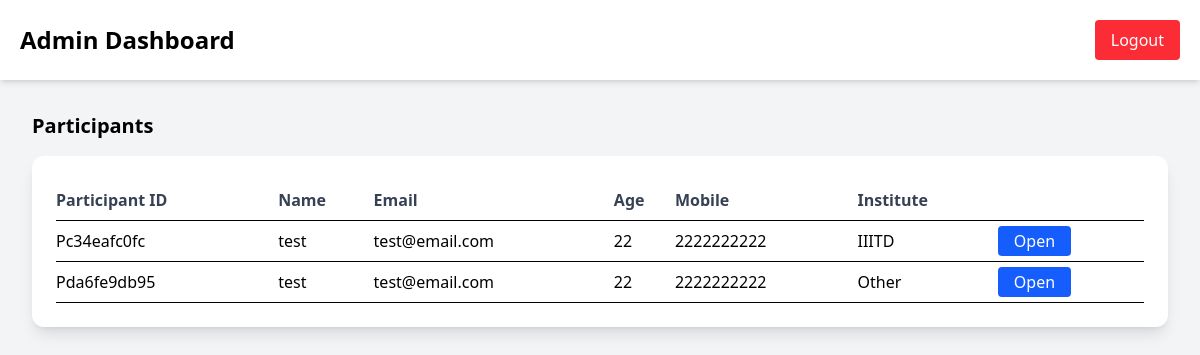
Page /admin/dashboard (signed in) on the earlier database version.
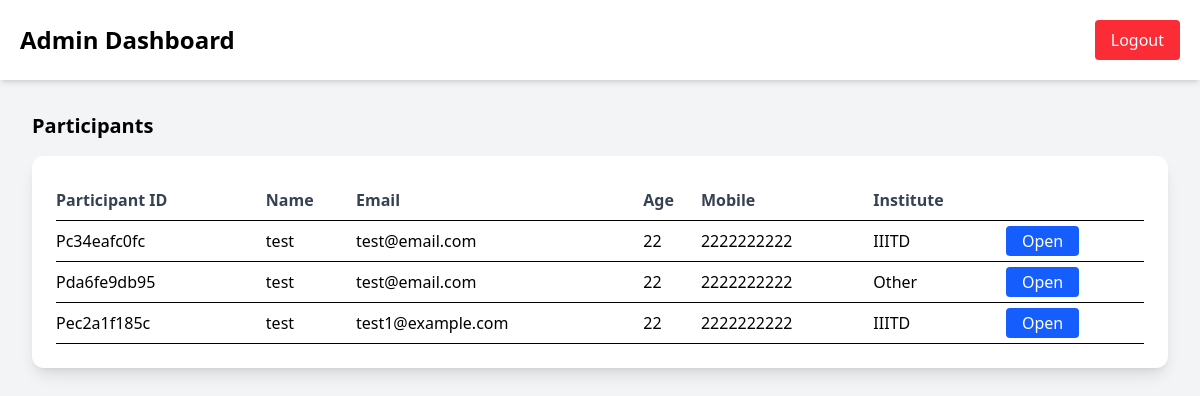
Same page on the later database version.
### tables this page shows
CREATE TABLE participants (
        id INTEGER PRIMARY KEY AUTOINCREMENT,
        participant_id TEXT UNIQUE NOT NULL,
        name TEXT,
        email TEXT,
        age INTEGER,
        mobile TEXT,
        institution TEXT,        -- IIITD / Other
        batch TEXT,
        branch TEXT,
        roll_number TEXT,
        other_institution TEXT   -- when institution = Other
        );

### admin_routes.py (the view)
@admin_bp.route("/admin/dashboard")
@admin_required
def admin_dashboard():
    conn = get_db_connection()
    cur = conn.cursor()
    cur.execute("SELECT participant_id, name, email, age, mobile, institution FROM participants")
    participants = cur.fetchall()
    conn.close()
    return render_template("admin_dashboard.html", participants=participants)

### admin_routes.py (called while the page is built)
def admin_required(f):
    from functools import wraps
    @wraps(f)
    def secured(*args, **kwargs):
        if "admin_logged_in" not in session:
            return redirect(url_for("admin.admin_login"))
        return f(*args, **kwargs)
    return secured

### database.py (called while the page is built)
def get_db_connection():
    return sqlite3.connect(DB_PATH)

### templates/admin_dashboard.html (shortened to what this page needs)
<!DOCTYPE html>
<html lang="en">
<head>
    <link rel="stylesheet" href="{{ url_for('static', filename='css/output.css') }}">
</head>
<body class="bg-gray-100 min-h-screen">
    <header class="bg-white shadow-md p-5 flex justify-between items-center">
        <h1 class="text-2xl font-bold">Admin Dashboard</h1>
        <a href="/admin/logout"
           class="bg-red-500 text-white px-4 py-2 rounded hover:bg-red-600">
           Logout
        </a>
    </header>
    <main class="p-8">
        <h2 class="text-xl font-semibold mb-4">Participants</h2>
        <div class="overflow-x-auto bg-white p-6 rounded-xl shadow-lg">
            <table class="w-full text-left">
                <thead class="border-b">
                <tr class="font-semibold text-gray-700">
                    <th class="py-2">Participant ID</th>
                    <th class="py-2">Name</th>
                    <th class="py-2">Email</th>
                    <th class="py-2">Age</th>
                    <th class="py-2">Mobile</th>
                    <th class="py-2">Institute</th>
                </tr>
                </thead>
                <tbody>
                {% for pid, name, email, age, mobile, institution in participants %}
                    <tr class="border-b hover:bg-gray-50">
                        <td class="py-2">{{ pid }}</td>
                        <td class="py-2">{{ name }}</td>
                        <td class="py-2">{{ email }}</td>
                        <td class="py-2">{{ age }}</td>
                        <td class="py-2">{{ mobile }}</td>
                        <td class="py-2">{{ institution }}</td>
                        <td class="py-2">
                            <a href="/admin/participant/{{ pid }}"
                               class="bg-blue-600 text-white px-4 py-1 rounded hover:bg-blue-700">
                               Open
                            </a>
                        </td>
                    </tr>
                {% endfor %}
                </tbody>
            </table>
        </div>
    </main>
</body>
</html>

Differences in the rows shown:
added participants: participant "Pec2a1f185c", name "test", email "test1@example.com", age "22", mobile "2222222222", institution "IIITD"
